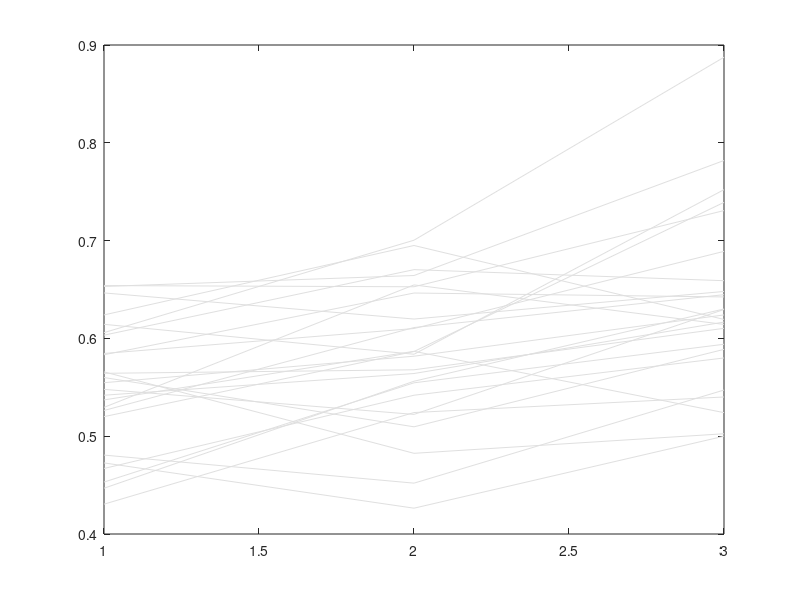

Write the MATLAB code that produced this figure. (Note: this script raises an error after producing the figure.)
close all
clear all

cd 'C:\Users\BSNO\Desktop\Li_cognitive_flexibility\Codes\Fig1'
load('Fig1d_e_performance_data.mat')

Height_rule_color = [0.9883, 0.5, 0.0313];
Object_rule_color = [0.0664, 0.6758, 0.0078];

figure

activity = performance_oj_start;
time_points = 1:3;
p1_lines = plot(time_points,activity','Color', [0.875 0.875 0.875]);
hold on
scatter(time_points, activity', 10, 'LineWidth', 1,'MarkerFaceColor', [0.875 0.875 0.875],'MarkerEdgeColor', [0.875 0.875 0.875])
p1 = plot(time_points,mean(activity,1),'Color', Object_rule_color);
p1_scatter = scatter(time_points, mean(activity,1), 50, 'LineWidth', 1, 'MarkerFaceColor', 'white', 'MarkerEdgeColor', Object_rule_color);

activity = performance_oj_end;
time_points = 4:6;
p2_lines = plot(time_points,activity','Color', [0.875 0.875 0.875]);
scatter(time_points, activity', 10, 'LineWidth', 1,'MarkerFaceColor', [0.875 0.875 0.875],'MarkerEdgeColor', [0.875 0.875 0.875])
p2 = plot(time_points,mean(activity,1),'Color', Object_rule_color);
p2_scatter = scatter(time_points, mean(activity,1), 50, 'LineWidth', 1, 'MarkerFaceColor', 'white', 'MarkerEdgeColor', Object_rule_color);

fill([3.35 3.45 3.65 3.55],[0.275 0.325 0.325 0.275],'w','EdgeColor','none');
plot([3.35 3.45], [0.275, 0.325] ,'k-', 'LineWidth', 1);
plot([3.55 3.65], [0.275, 0.325] ,'k-', 'LineWidth', 1);

yticks(0:0.2:1);
set(gca,'xtick',[1 2 3 4 5 6],'xticklabel',{'1','2','3', 'n-2', 'n-1', 'n'})
xlim([0.5 time_points(end)+0.25]);
ylim([0.3 1])

font_size = 15;
xlabel('Session','FontSize',font_size)
ylabel('Fraction correct','FontSize',font_size)
title('Object rule','FontWeight','normal','FontSize',font_size)
set(gca,'FontSize',font_size)
set(gca,'TickDir','out');
box off
hold off

ax = gca;
ax.Clipping = "off";

fig=gcf;
fig.Position(3:4)=[350,300];


figure

activity = performance_ht_start;
time_points = 1:3;
p1_lines = plot(time_points,activity','Color', [0.875 0.875 0.875]);
hold on
scatter(time_points, activity', 10, 'LineWidth',1,'MarkerFaceColor',[0.875 0.875 0.875],'MarkerEdgeColor',[0.875 0.875 0.875])
p1 = plot(time_points,mean(activity,1),'Color', Height_rule_color);
p1_scatter = scatter(time_points, mean(activity,1), 50, 'LineWidth',1,'MarkerFaceColor','white','MarkerEdgeColor', Height_rule_color);

activity = performance_ht_end;
time_points = 4:6;
p2_lines = plot(time_points,activity','Color', [0.875 0.875 0.875]);
scatter(time_points, activity', 10, 'LineWidth',1,'MarkerFaceColor',[0.875 0.875 0.875],'MarkerEdgeColor',[0.875 0.875 0.875])
p2 = plot(time_points,mean(activity,1),'Color', Height_rule_color);
p2_scatter = scatter(time_points, mean(activity,1), 50, 'LineWidth',1,'MarkerFaceColor','white','MarkerEdgeColor', Height_rule_color);

fill([3.35 3.45 3.65 3.55],[0.275 0.325 0.325 0.275],'w','EdgeColor','none');
plot([3.35 3.45], [0.275, 0.325] ,'k-','LineWidth',1);
plot([3.55 3.65], [0.275, 0.325] ,'k-','LineWidth',1);

yticks(0:0.2:1);
set(gca,'xtick',[1 2 3 4 5 6],'xticklabel',{'1','2','3', 'n-2', 'n-1', 'n'})
xlim([0.5 time_points(end)+0.25]);
ylim([0.3 1])

font_size = 15;
xlabel('Session','FontSize',font_size)
ylabel('Fraction correct','FontSize',font_size)
title('Height rule','FontWeight','normal','FontSize',font_size)
set(gca,'FontSize',font_size)
set(gca,'TickDir','out');
box off
hold off

ax = gca;
ax.Clipping = "off";

fig=gcf;
fig.Position(3:4)=[350,300];
